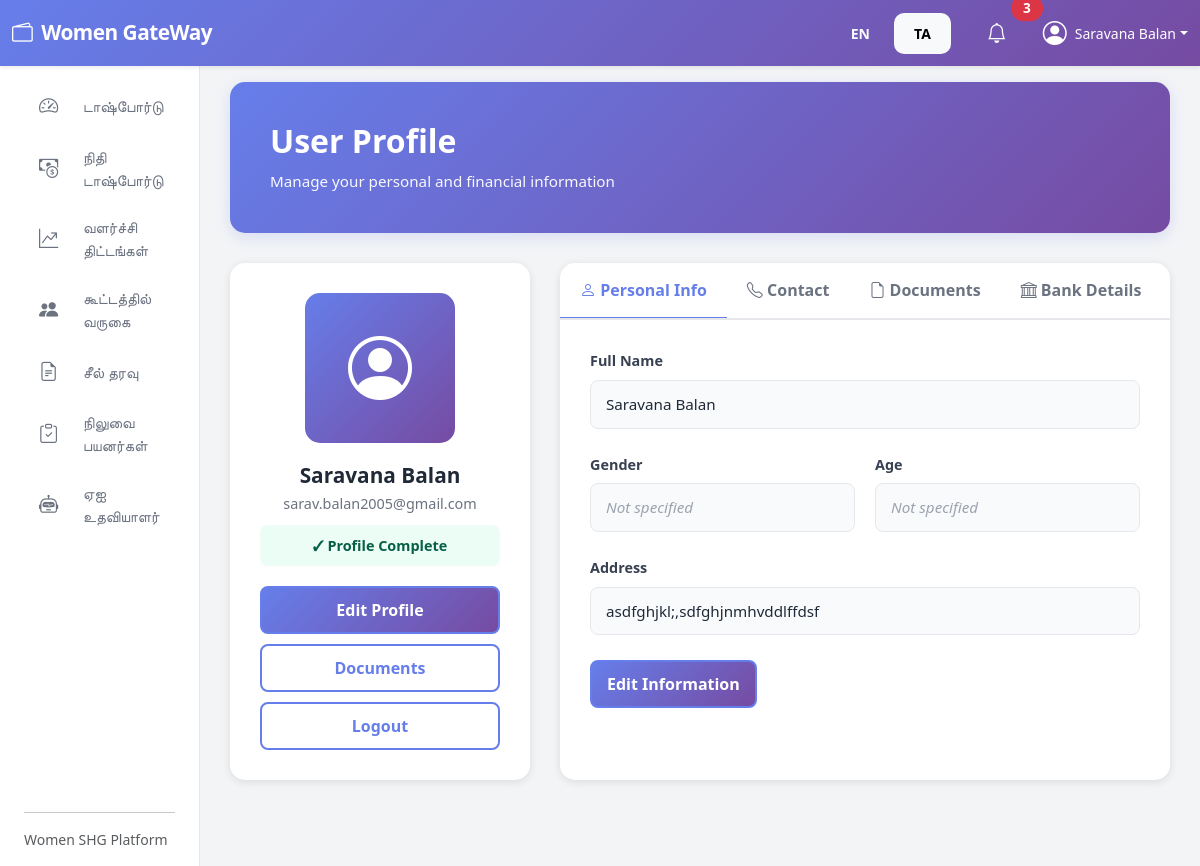
Page /user/profile?lang=ta (signed in) on the committed database.
### models.py (models this page shows, shortened)
class User(UserMixin, db.Model):
    __tablename__ = "users"
    id = db.Column(db.Integer, primary_key=True)
    full_name = db.Column(db.String(120), nullable=False)
    email = db.Column(db.String(120), unique=True, nullable=False, index=True)
    phone = db.Column(db.String(20))
    password_hash = db.Column(db.String(255), nullable=False)
    role = db.Column(db.String(20), default="USER", nullable=False)
    aadhaar_number = db.Column(db.String(12))
    pan_number = db.Column(db.String(10))
    address = db.Column(db.String(255))
    bank_account_number = db.Column(db.String(32))
    ifsc_code = db.Column(db.String(20))
    gender = db.Column(db.String(20))
    age = db.Column(db.Integer)
    join_date = db.Column(db.Date, default=date.today)
    join_date = db.Column(db.Date, default=date.today)
    email_verified = db.Column(db.Boolean, default=False)
    savings = db.relationship("Savings", backref="user", lazy="dynamic")
    loans = db.relationship("Loan", backref="user", lazy="dynamic")
    attendance_records = db.relationship("Attendance", backref="user", lazy="dynamic")
    def is_admin(self):
        return self.role.upper() == "ADMIN"

### user.py (the view)
@user_bp.route("/profile")
@login_required
def profile():
    return render_template("profile.html")

### templates/profile.html (shortened to what this page needs)
{% extends "base.html" %}
{% block content %}
<div class="profile-header">
    <h2>User Profile</h2>
    <p>Manage your personal and financial information</p>
</div>
<div class="profile-container">
    <div class="profile-sidebar">
        <div class="profile-avatar">
            <i class="bi bi-person-circle"></i>
        </div>
        <div class="profile-name">
            <h4>{{ current_user.full_name }}</h4>
            <p>{{ current_user.email }}</p>
        </div>
        <div class="profile-status">
            ✓ Profile Complete
        </div>
        <div class="profile-actions">
            <button class="btn-profile primary" onclick="scrollToTab('personal')">Edit Profile</button>
            <button class="btn-profile" onclick="scrollToTab('documents')">Documents</button>
            <a href="{{ url_for('auth.logout') }}" class="btn-profile">Logout</a>
        </div>
    </div>
    <div class="profile-content">
        <div class="profile-tabs">
            <button class="profile-tab active" onclick="switchTab(event, 'personal')">
                <i class="bi bi-person"></i> Personal Info
            </button>
            <button class="profile-tab" onclick="switchTab(event, 'contact')">
                <i class="bi bi-telephone"></i> Contact
            </button>
            <button class="profile-tab" onclick="switchTab(event, 'documents')">
                <i class="bi bi-file-earmark"></i> Documents
            </button>
            <button class="profile-tab" onclick="switchTab(event, 'bank')">
                <i class="bi bi-bank"></i> Bank Details
            </button>
        </div>
        <div id="personal" class="profile-tab-content active">
            <div class="profile-field">
                <label>Full Name</label>
                <div class="profile-field-value">{{ current_user.full_name }}</div>
            </div>
            <div class="form-row">
                <div class="profile-field">
                    <label>Gender</label>
                    <div class="profile-field-value {% if not current_user.gender %}empty{% endif %}">
                        {{ current_user.gender or 'Not specified' }}
                    </div>
                </div>
                <div class="profile-field">
                    <label>Age</label>
                    <div class="profile-field-value {% if not current_user.age %}empty{% endif %}">
                        {{ current_user.age or 'Not specified' }}
                    </div>
                </div>
            </div>
            <div class="profile-field">
                <label>Address</label>
                <div class="profile-field-value {% if not current_user.address %}empty{% endif %}">
                    {{ current_user.address or 'Not specified' }}
                </div>
            </div>
            <button class="btn-profile primary" onclick="toggleEdit('personal')">Edit Information</button>
        </div>
    </div>
</div>
{% endblock %}

### templates/base.html (shortened to what this page needs)
<!doctype html>
<html lang="{{ 'ta' if lang == 'ta' else 'en' }}">
<head>
    <link href="https://cdn.jsdelivr.net/npm/bootstrap@5.3.3/dist/css/bootstrap.min.css" rel="stylesheet">
    <link href="https://cdn.jsdelivr.net/npm/bootstrap-icons@1.11.3/font/bootstrap-icons.css" rel="stylesheet">
</head>
<body class="bg-light">
<nav class="navbar navbar-expand-lg navbar-dark top-navbar shadow-sm">
    <div class="container-fluid">
        <a class="navbar-brand fw-bold" href="#">
            <i class="bi bi-wallet2 me-1"></i> Women GateWay
        </a>
        <div class="d-flex align-items-center ms-auto">
            <div class="me-3">
                <a href="?lang=en" class="btn btn-sm btn-outline-light {% if lang == 'en' %}active{% endif %}">EN</a>
                <a href="?lang=ta" class="btn btn-sm btn-outline-light {% if lang == 'ta' %}active{% endif %}">TA</a>
            </div>
            <button class="btn btn-link text-white position-relative me-3">
                <i class="bi bi-bell fs-5"></i>
                <span class="position-absolute top-0 start-100 translate-middle badge rounded-pill bg-danger">3</span>
            </button>
            {% if current_user.is_authenticated %}
            <div class="dropdown">
                <a class="d-flex align-items-center text-white text-decoration-none dropdown-toggle" href="#" id="profileDropdown" data-bs-toggle="dropdown" aria-expanded="false">
                    <i class="bi bi-person-circle fs-4 me-2"></i>
                    <span class="small">{{ current_user.full_name }}</span>
                </a>
            </div>
            {% endif %}
        </div>
    </div>
</nav>
<div class="container-fluid">
    <div class="row flex-nowrap">
        {% if current_user.is_authenticated %}
        <div class="col-auto col-md-3 col-xl-2 px-sm-2 px-0 sidebar bg-white shadow-sm">
            <div class="d-flex flex-column align-items-sm-start px-3 pt-3 min-vh-100">
                {% if current_user.is_admin() %}
                <ul class="nav nav-pills flex-column mb-sm-auto mb-0 w-100" id="menu">
                    <li class="nav-item">
                        <a href="{{ url_for('admin.admin_dashboard') }}" class="nav-link sidebar-link {% if request.endpoint == 'admin.admin_dashboard' %}active{% endif %}">
                            <i class="bi bi-speedometer2 me-2"></i><span>{{ t('Dashboard') }}</span>
                        </a>
                    </li>
                    <li>
                        <a href="{{ url_for('admin.subadmin_list') }}" class="nav-link sidebar-link {% if 'subadmin' in request.endpoint %}active{% endif %}">
                            <i class="bi bi-people me-2"></i><span>{{ t('Subadmin Management') }}</span>
                        </a>
                    </li>
                    <li>
                        <a href="{{ url_for('admin.durable_payments') }}" class="nav-link sidebar-link {% if 'durable_payments' in request.endpoint %}active{% endif %}">
                            <i class="bi bi-credit-card-2-front me-2"></i><span>{{ t('Durable Payments') }}</span>
                        </a>
                    </li>
                </ul>
                {% else %}
                <ul class="nav nav-pills flex-column mb-sm-auto mb-0 w-100" id="menu-user">
                    <li class="nav-item">
                        <a href="{{ url_for('user.user_dashboard') }}" class="nav-link sidebar-link {% if request.endpoint == 'user.user_dashboard' %}active{% endif %}">
                            <i class="bi bi-speedometer2 me-2"></i><span>{{ t('Dashboard') }}</span>
                        </a>
                    </li>
                    <li>
                        <a href="{{ url_for('user.finance_dashboard') }}" class="nav-link sidebar-link {% if 'finance_dashboard' in request.endpoint %}active{% endif %}">
                            <i class="bi bi-cash-coin me-2"></i><span>{{ t('Finance Dashboard') }}</span>
                        </a>
                    </li>
                    <li>
                        <a href="{{ url_for('user.grow_scheme') }}" class="nav-link sidebar-link {% if 'grow_scheme' in request.endpoint %}active{% endif %}">
                            <i class="bi bi-graph-up-arrow me-2"></i><span>{{ t('Grow Scheme') }}</span>
                        </a>
                    </li>
                    <li>
                        <a href="{{ url_for('user.attendee_meeting') }}" class="nav-link sidebar-link {% if 'attendee_meeting' in request.endpoint %}active{% endif %}">
                            <i class="bi bi-people-fill me-2"></i><span>{{ t('Attendee Meeting') }}</span>
                        </a>
                    </li>
                    <li>
                        <a href="{{ url_for('user.seal_data') }}" class="nav-link sidebar-link {% if 'seal_data' in request.endpoint %}active{% endif %}">
                            <i class="bi bi-file-earmark-text me-2"></i><span>{{ t('Seal Data') }}</span>
                        </a>
                    </li>
                    <li>
                        <a href="{{ url_for('user.pending_sealed') }}" class="nav-link sidebar-link {% if 'pending_sealed' in request.endpoint %}active{% endif %}">
                            <i class="bi bi-clipboard-check me-2"></i><span>{{ t('Pending Sealed Users') }}</span>
                        </a>
                    </li>
                    <li>
                        <a href="{{ url_for('user.bot') }}" class="nav-link sidebar-link {% if 'bot' in request.endpoint %}active{% endif %}">
                            <i class="bi bi-robot me-2"></i><span>{{ t('AI Assistant') }}</span>
                        </a>
                    </li>
                </ul>
                {% endif %}
                <hr class="w-100">
                <p class="small text-muted mb-3">Women SHG Platform</p>
            </div>
        </div>
        {% endif %}
        <main class="col py-3 main-content">
            {% block content %}{% endblock %}
        </main>
    </div>
</div>
</body>
</html>

### templates/base.html (style rules this page uses)
:root { --primary-gradient: linear-gradient(135deg, #667eea 0%, #764ba2 100%); --primary-color: #667eea; --secondary-color: #764ba2; --success-color: #10b981; --warning-color: #f59e0b; --danger-color: #ef4444; --info-color: #3b82f6; --text-primary: #1f2937; --text-secondary: #6b7280; --bg-light: #f9fafb; --bg-lighter: #f3f4f6; --border-color: #e5e7eb; --shadow-sm: 0 1px 2px 0 rgba(0, 0, 0, 0.05); --shadow-md: 0 4px 6px -1px rgba(0, 0, 0, 0.1); --shadow-lg: 0 10px 15px -3px rgba(0, 0, 0, 0.1); }
* { margin: 0; padding: 0; box-sizing: border-box; }
body { font-family: 'Segoe UI', Tahoma, Geneva, Verdana, sans-serif; color: var(--text-primary); background-color: var(--bg-lighter); }
.top-navbar { background: var(--primary-gradient); box-shadow: var(--shadow-md); border-bottom: none; }
.top-navbar .navbar-brand { font-size: 1.3rem; font-weight: 700; letter-spacing: -0.5px; }
.top-navbar .btn-link { color: white !important; text-decoration: none; }
.sidebar { background-color: white; border-right: 1px solid var(--border-color); box-shadow: var(--shadow-sm); min-height: 100vh; }
.sidebar-link { color: var(--text-secondary); border-radius: 10px; padding: 10px 15px; margin-bottom: 5px; display: flex; align-items: center; gap: 12px; font-size: 0.95rem; font-weight: 500; transition: all 0.3s ease; text-decoration: none; }
.sidebar-link i { font-size: 1.2rem; min-width: 24px; }
.main-content { background-color: var(--bg-lighter); min-height: calc(100vh - 56px); padding: 30px; }
.btn { border-radius: 10px; font-weight: 600; padding: 10px 20px; transition: all 0.3s ease; border: none; }
.badge { padding: 6px 12px; border-radius: 20px; font-weight: 600; font-size: 0.85rem; }

### templates/profile.html (style rules this page uses)
.profile-header { background: linear-gradient(135deg, #667eea 0%, #764ba2 100%); color: white; padding: 40px; border-radius: 15px; margin-bottom: 30px; box-shadow: 0 4px 15px rgba(102, 126, 234, 0.2); }
.profile-header h2 { font-size: 2rem; font-weight: 700; margin: 0 0 10px 0; }
.profile-header p { font-size: 0.95rem; opacity: 0.95; margin: 0; }
.profile-container { display: grid; grid-template-columns: 300px 1fr; gap: 30px; }
.profile-sidebar { background: white; border-radius: 15px; padding: 30px; box-shadow: 0 2px 8px rgba(0, 0, 0, 0.1); height: fit-content; }
.profile-avatar { width: 150px; height: 150px; background: linear-gradient(135deg, #667eea 0%, #764ba2 100%); border-radius: 15px; display: flex; align-items: center; justify-content: center; font-size: 4rem; margin: 0 auto 20px; color: white; }
.profile-name { text-align: center; margin-bottom: 10px; }
.profile-name h4 { font-size: 1.3rem; font-weight: 700; color: #1f2937; margin: 0 0 5px 0; }
.profile-name p { color: #6b7280; font-size: 0.9rem; margin: 0; }
.profile-status { background: #ecfdf5; color: #065f46; padding: 10px 15px; border-radius: 8px; text-align: center; font-size: 0.9rem; font-weight: 600; margin-bottom: 20px; }
.profile-actions { display: flex; flex-direction: column; gap: 10px; }
.btn-profile { padding: 10px 15px; border: 2px solid #667eea; background: transparent; color: #667eea; border-radius: 8px; cursor: pointer; font-weight: 600; transition: all 0.3s; text-decoration: none; text-align: center; }
.btn-profile.primary { background: linear-gradient(135deg, #667eea 0%, #764ba2 100%); color: white; border-color: #667eea; }
.profile-content { background: white; border-radius: 15px; box-shadow: 0 2px 8px rgba(0, 0, 0, 0.1); }
.profile-tabs { display: flex; border-bottom: 2px solid #e5e7eb; overflow-x: auto; }
.profile-tab { padding: 15px 20px; background: transparent; border: none; cursor: pointer; font-weight: 600; color: #6b7280; transition: all 0.3s; white-space: nowrap; border-bottom: 3px solid transparent; margin-bottom: -2px; }
.profile-tab.active { color: #667eea; border-bottom-color: #667eea; }
.profile-tab-content { display: none; padding: 30px; }
.profile-tab-content.active { display: block; }
.profile-field { margin-bottom: 25px; }
.profile-field label { display: block; font-weight: 600; color: #374151; margin-bottom: 8px; font-size: 0.9rem; }
.profile-field-value { background: #f9fafb; padding: 12px 15px; border-radius: 8px; color: #1f2937; font-size: 0.95rem; border: 1px solid #e5e7eb; }
.profile-field-value.empty { color: #9ca3af; font-style: italic; }
.form-row { display: grid; grid-template-columns: 1fr 1fr; gap: 20px; }

### rows in the picture
User: full_name "Saravana Balan", email "sarav.balan2005@gmail.com", gender "Not specified", age "Not specified", address "asdfghjkl;,sdfghjnmhvddlffdsf"

### other values in the picture
{{ t('Dashboard') }} "டாஷ்போர்டு"
{{ t('Finance Dashboard') }} "நிதி டாஷ்போர்டு"
{{ t('Grow Scheme') }} "வளர்ச்சி திட்டங்கள்"
{{ t('Attendee Meeting') }} "கூட்டத்தில் வருகை"
{{ t('Seal Data') }} "சீல் தரவு"
{{ t('Pending Sealed Users') }} "நிலுவை பயனர்கள்"
{{ t('AI Assistant') }} "ஏஐ உதவியாளர்"
